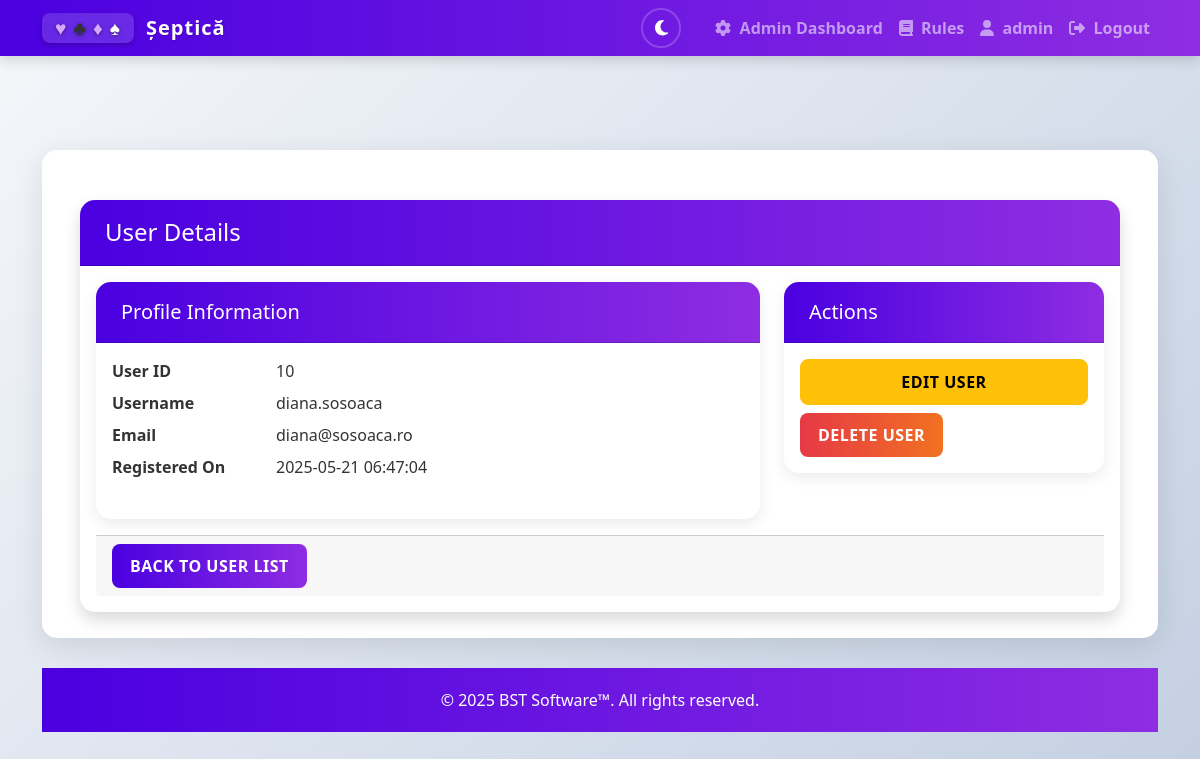
Before: /admin/user/10 (signed in) with the older database file.
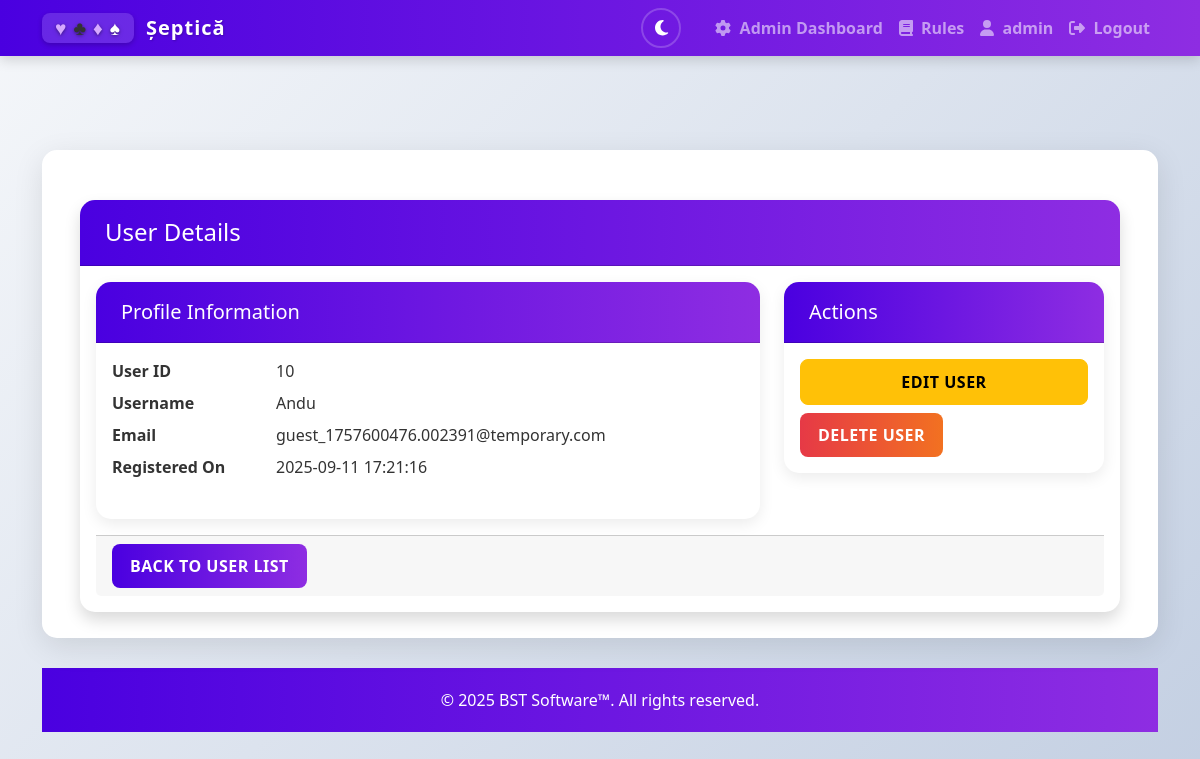
After: the same page with the newer database file.
### app.py (models this page shows, shortened)
class User(db.Model, UserMixin):
    id = db.Column(db.Integer, primary_key=True)
    username = db.Column(db.String(80), unique=True, nullable=False)
    email = db.Column(db.String(120), unique=True, nullable=False)
    password = db.Column(db.String(200), nullable=False)
    created_at = db.Column(db.DateTime, default=datetime.utcnow)
    is_admin = db.Column(db.Boolean, default=False)
    lobby_players = db.relationship('LobbyPlayer', back_populates='user', cascade='all, delete-orphan')

### app.py (the view)
@application.route('/admin/user/<int:user_id>')
def admin_user_details(user_id):
    if not session.get('is_admin', False):
        flash('You do not have permission to access this page!', 'error')
        return redirect(url_for('lobbies'))
    try:
        user = User.query.get_or_404(user_id)
        if user.is_admin:
            flash('Cannot view admin user details!', 'error')
            return redirect(url_for('admin_users'))
        return render_template('admin_user_details.html', user=user)
    except Exception as e:
        logger.error(f"Error accessing user details: {e}")
        flash('An error occurred while retrieving user details.', 'error')
        return redirect(url_for('admin_users'))

### app.py (called while the page is built)
@login_manager.user_loader
def load_user(user_id):
    return User.query.get(int(user_id))

### templates/admin_user_details.html (shortened to what this page needs)
{% extends "base.html" %}
{% block content %}
<div class="container mt-4">
    <div class="card shadow">
        <div class="card-header bg-info text-white">
            <h4 class="mb-0">User Details</h4>
        </div>
        <div class="card-body">
            <div class="row">
                <div class="col-md-8">
                    <div class="card mb-3">
                        <div class="card-header bg-light">
                            <h5 class="mb-0">Profile Information</h5>
                        </div>
                        <div class="card-body">
                            <dl class="row">
                                <dt class="col-sm-3">User ID</dt>
                                <dd class="col-sm-9">{{ user.id }}</dd>
                                <dt class="col-sm-3">Username</dt>
                                <dd class="col-sm-9">{{ user.username }}</dd>
                                <dt class="col-sm-3">Email</dt>
                                <dd class="col-sm-9">{{ user.email }}</dd>
                                <dt class="col-sm-3">Registered On</dt>
                                <dd class="col-sm-9">{{ user.created_at.strftime('%Y-%m-%d %H:%M:%S') }}</dd>
                            </dl>
                        </div>
                    </div>
                </div>
                <div class="col-md-4">
                    <div class="card">
                        <div class="card-header bg-light">
                            <h5 class="mb-0">Actions</h5>
                        </div>
                        <div class="card-body">
                            <div class="d-grid gap-2">
                                <a href="{{ url_for('admin_edit_user', user_id=user.id) }}" class="btn btn-warning">
                                    Edit User
                                </a>
                                <div id="deleteSection">
                                    <button type="button" class="btn btn-danger" id="deleteBtn" onclick="showDeleteConfirm()">
                                        Delete User
                                    </button>
                                </div>
                        </div>
                    </div>
                </div>
            </div>
        </div>
        <div class="card-footer">
            <a href="{{ url_for('admin_users') }}" class="btn btn-primary">Back to User List</a>
        </div>
    </div>
</div>
{% endblock %}

Changed rows visible on the page:
changed User id 10: username "diana.sosoaca" → "Andu"; email "diana@sosoaca.ro" → "guest_1757600476.002391@temporary.com"; created_at "2025-05-21 06:47:04" → "2025-09-11 17:21:16"
